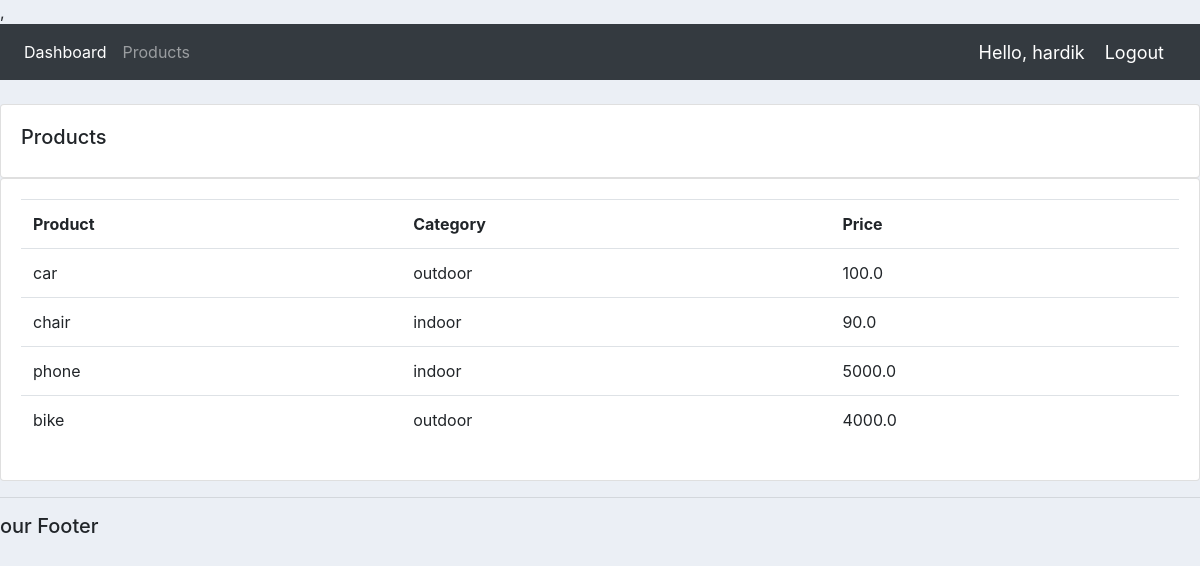
/Products/ (signed in), run on the app's committed database.
### account/models.py (models this page shows, shortened)
class Product(models.Model):
    CATEGORY = (
        ('indoor', 'indoor'),
        ('outdoor', 'outdoor'),
    )
    name = models.CharField(max_length=200, null=True)
    price = models.FloatField(null=True)
    catogory = models.CharField(max_length=200, null=True, choices=CATEGORY)
    description = models.CharField(max_length=200, null=True)
    date_created = models.DateTimeField(auto_now_add=True, null=True)
    tag = models.ManyToManyField(Tag)

### account/decorators.py (the view)
        def wrapper_func(request, *args, **kwargs):
            group = None
            if request.user.groups.exists():
                group = request.user.groups.all()[0].name
            if group in allowed_roles:
                return view_func(request, *args, **kwargs)
            else:
                return HttpResponse('You are not authorized to view this page')

### account/views.py (called while the page is built)
@login_required(login_url='login')
@allowed_user(allowed_roles=['admin'])
def Products(request):
    Products = Product.objects.all()
    return render(request, 'accounts/products.html', {'Products': Products})

### account/templates/accounts/products.html
{% extends 'accounts/main.html' %}
{% block content%}
<br>
<div class="row">
    <div class="col-md">
        <div class="card card-body">
            <h5>Products</h5>
        </div>
        <div class="card card-body">
            <table class="table">
                <tr>
                    <th>Product</th>
                    <th>Category</th>
                    <th>Price</th>
                </tr>
                {% for i in Products %}
                <tr>
                    <td>{{i.name}}</td>
                    <td>{{i.catogory}}</td>
                    <td>{{i.price}}</td>
                </tr>
                {% endfor %}
            </table>
        </div>
    </div>
</div>
{% endblock %}

### account/templates/accounts/navbar.html (shortened to what this page needs)
{% load static %}
<nav class="navbar navbar-expand-lg navbar-dark bg-dark">
  <div class="collapse navbar-collapse" id="navbarNav">
    <ul class="navbar-nav">
      {% if request.user.is_staff %}
      <li class="nav-item active">
        <a class="nav-link" href="{% url 'home' %}">Dashboard</a>
      </li>
      <li class="nav-item">
        <a class="nav-link" href="{% url 'Products' %}">Products</a>
      </li>
      {% else %}
       <li class="nav-item">
        <a class="nav-link" href="{% url 'account' %}">Settings</a>
      </li>
      {% endif %}
    </ul>
  </div>
  <span class="hello-msg">Hello, {{request.user}}</span>
  <span ><a  class="hello-msg" href="{% url 'logout' %}">Logout</a></span>
</nav>

### static/css/main.css (style rules this page uses)
body { background-color: #ebeff5; }

### account/templates/accounts/navbar.html (style rules this page uses)
.hello-msg { font-size: 18px; color: #fff; margin-right: 20px; }

### data on the page
Product: name "car", catogory "outdoor", price "100.0"
Product: name "chair", catogory "indoor", price "90.0"
Product: name "phone", catogory "indoor", price "5000.0"
Product: name "bike", catogory "outdoor", price "4000.0"

### other printed values
{{ request.user }} "hardik"
